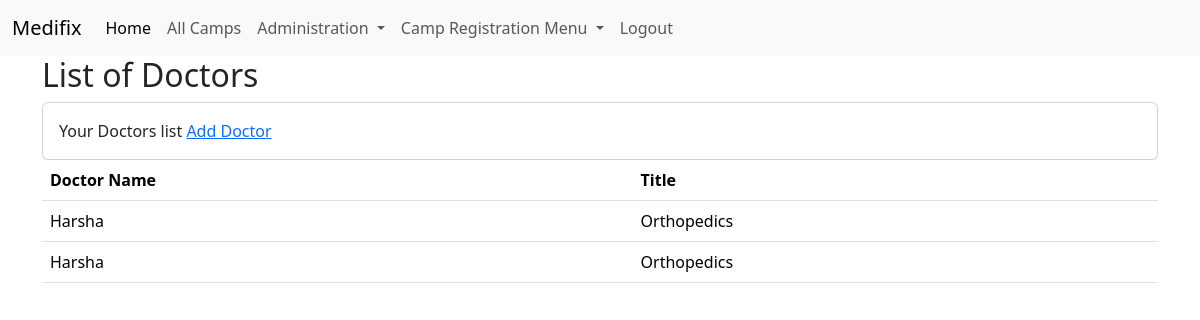
Before: /doctors/ (signed in) with the older database file.
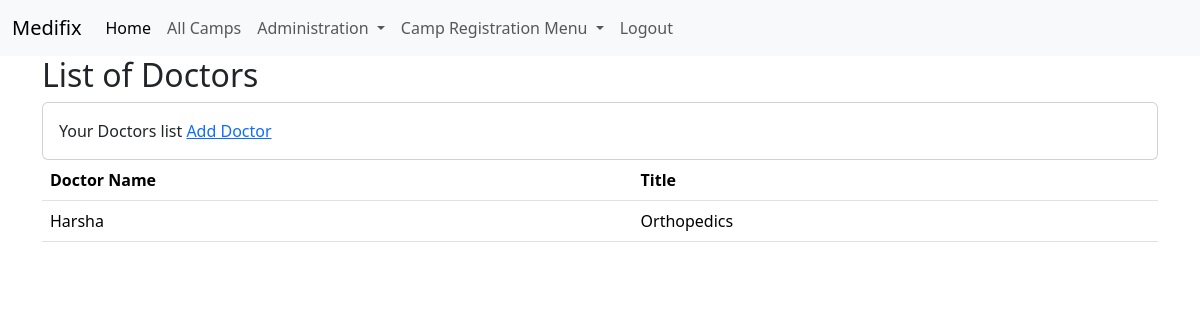
After: the same page with the newer database file.
### administration/models.py (models this page shows, shortened)
class doctor(models.Model):
    camp_name = models.ForeignKey(camp_details, on_delete=models.CASCADE)
    doctor_name = models.CharField(max_length=255, null=True)
    doctor_title = models.CharField(max_length=255, null=True)
    doctor_description = models.CharField(max_length=255, null=True)

### administration/views.py (the view)
# urls.py: path('doctors/', views.list_doctors_for_user, name='list_user_doctors'),
@login_required
def list_doctors_for_user(request):
    user = request.user
    user_camps = camp_details.objects.filter(createdby=user)
    doctors = doctor.objects.filter(camp_name__in=user_camps)
    return render(request, 'camp/doctor_list.html', {'doctors': doctors})

### templates/camp/doctor_list.html (shortened to what this page needs)
{% extends 'base.html' %}
{% load static %}
{% block content %}
<h2>List of Doctors</h2>
<div class="card">
    <div class="card-body">
        Your Doctors list <span><a href="{% url 'create_doctor' %}">Add Doctor</a></span>
    </div>
</div>
<table class="table">
    <thead>
        <tr>
            <th>Doctor Name</th>
            <th>Title</th>
        </tr>
    </thead>
    <tbody>
        {% for doctor in doctors %}
        <tr>
            <td>{{ doctor.doctor_name }}</td>
            <td>{{ doctor.doctor_title }}</td>
        </tr>
        {% empty %}
        <tr>
            <td style="color: red;" colspan="2" class="text-center">No data Avaliable</td>
        </tr>
        {% endfor %}
    </tbody>
</table>
{% endblock %}

### templates/base.html (shortened to what this page needs)
<!DOCTYPE html>
<html lang="en">
<head>
    <link rel="stylesheet" href="https://cdnjs.cloudflare.com/ajax/libs/leaflet/1.9.4/leaflet.css" />
    <link href="https://cdn.jsdelivr.net/npm/bootstrap@5.3.3/dist/css/bootstrap.min.css" rel="stylesheet"
>
</head>
<body>
    <nav class="navbar navbar-expand-lg bg-body-tertiary">
        <div class="container-fluid">
            <a href="{% url 'home' %}" class="navbar-brand">Medifix</a>
            <div class="collapse navbar-collapse" id="navbarSupportedContent">
                <ul class="navbar-nav me-auto mb-2 mb-lg-0">
                    <li class="nav-item">
                        <a class="nav-link active" aria-current="page" href="{% url 'home' %}">Home</a>
                    </li>
                    <li class="nav-item">
                        <a class="nav-link" aria-current="page" href="{% url 'all_camps' %}">All Camps</a>
                    </li>
                    {% if user.is_superuser %}
                    <li class="nav-item dropdown">
                        <a class="nav-link dropdown-toggle" href="#" role="button" data-bs-toggle="dropdown"
                            aria-expanded="false">
                            Administration
                        </a>
                    </li>
                    {% endif %}
                    {% if request.user.profile.camp_register == True %}
                    <li class="nav-item dropdown">
                        <a class="nav-link dropdown-toggle" href="#" role="button" data-bs-toggle="dropdown"
                            aria-expanded="false">
                            Camp Registration Menu
                        </a>
                    </li>
                    {% endif %}
                    <li class="nav-item">
                        <form action="{% url 'logout' %}" method="post">
                            <button class="nav-link">Logout</button>
                        </form>
                    </li>
                </ul>
            </div>
        </div>
    </nav>
    <div class="container">
        {% block content %}
        {% endblock %}
    </div>
</body>
</html>

Changed rows visible on the page:
removed doctor: doctor_name "Harsha", doctor_title "Orthopedics"
